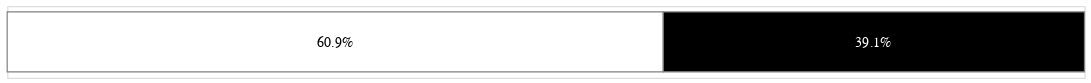

Notebook code cell kept with this figure:
### Code cell
import sys
data = pd.DataFrame({
    'Category': ['Traditional Machine Learning', 'Deep Learning'],
    'Percentage': [0.609, 0.391],
    'Numbers': [14, 9]
})
#'Percentage': [0.533, 0.333, 0.133]
#'Percentage': [16, 10, 4]

midpoints = []
prev = 0
for i in data['Percentage'].to_list():
    midpoint = prev + (i/2)
    midpoints.append(midpoint)
    prev = prev + i
data["Midpoints"] = midpoints

# Define the color scheme with a palette of gray and black
color_scale_bar = alt.Scale(
    domain=['Traditional Machine Learning', 'Deep Learning'],
    range=['#FFFFFF', '#000000']  # Black, dark gray, and light gray
)
color_scale_text = alt.Scale(
    domain=data['Midpoints'].to_list(),
    range=['#000000', '#FFFFFF']  # Black, dark gray, and light gray
)
# Create the horizontal stacked bar chart
stacked_bar_chart = alt.Chart(data).mark_bar(size=50, stroke="gray").encode(
    x=alt.X('Percentage:Q', stack='normalize', axis=None),
    color=alt.Color('Category:N', scale=color_scale_bar, legend=None),#, legend=alt.Legend(orient='bottom', title=None, columnPadding=30)),
    order=alt.Order('Percentage:Q', sort='descending')
)

white_text = alt.Chart(data).mark_text(size=12).encode(#color='white'
    x=alt.X('Midpoints:Q'),
    text=alt.Text('Percentage:Q', format=".1%"),#comment the format out when you go for total numbers
    color=alt.Color('Midpoints:Q', scale=color_scale_text, legend=None)
)

comb_chart = (stacked_bar_chart+white_text).properties(width=900, height=60)#.configure_view(strokeOpacity=1)
#comb_chart.save("Path/to/method_bar.svg")
comb_chart

### Figure 1 — Vega-Lite specification as saved in the notebook (floating-point values rounded to 4 significant figures)
{"config": {"view": {"continuousWidth": 300, "continuousHeight": 300}}, "layer": [{"mark": {"type": "bar", "size": 50, "stroke": "gray"}, "encoding": {"color": {"field": "Category", "legend": null, "scale": {"domain": ["Traditional Machine Learning", "Deep Learning"], "range": ["#FFFFFF", "#000000"]}, "type": "nominal"}, "order": {"field": "Percentage", "sort": "descending", "type": "quantitative"}, "x": {"axis": null, "field": "Percentage", "stack": "normalize", "type": "quantitative"}}}, {"mark": {"type": "text", "size": 12}, "encoding": {"color": {"field": "Midpoints", "legend": null, "scale": {"domain": [0.3045, 0.8045], "range": ["#000000", "#FFFFFF"]}, "type": "quantitative"}, "text": {"field": "Percentage", "format": ".1%", "type": "quantitative"}, "x": {"field": "Midpoints", "type": "quantitative"}}}], "data": {"name": "data-817e10495590f5fbd8af44472c85e194"}, "height": 60, "width": 900, "$schema": "https://vega.github.io/schema/vega-lite/v5.8.0.json", "datasets": {"data-817e10495590f5fbd8af44472c85e194": [{"Category": "Traditional Machine Learning", "Percentage": 0.609, "Numbers": 14, "Midpoints": 0.3045}, {"Category": "Deep Learning", "Percentage": 0.391, "Numbers": 9, "Midpoints": 0.8045}]}}
